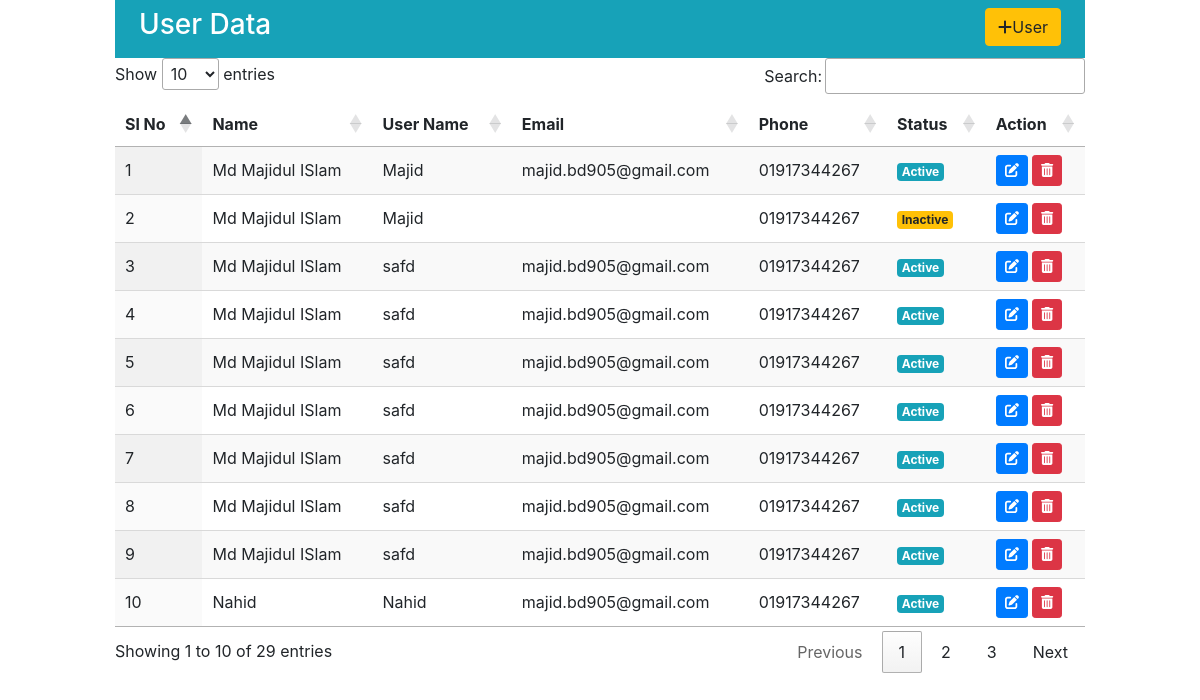
The page / on the database its author committed.
### tables this page shows
CREATE TABLE `tbl_student` (
  `id` int(11) NOT NULL,
  `name` varchar(255) NOT NULL,
  `userName` varchar(255) NOT NULL,
  `email` varchar(255) NOT NULL,
  `phone` varchar(255) NOT NULL,
  `status` int(11) NOT NULL COMMENT '1 for Active 2 for Inactive'
);

### database/function.php (called while the page is built, shortened)
<?php
$con=new mysqli("localhost","root","","batch1");
function showUser(){
	global $con;
	$command ="SELECT *FROM tbl_student";
	$result =$con->query($command);
	return $result;
}

### index.php (the view, shortened to what this page needs)
<?php include 'header.php'?>
	<div class="container-fluid">
		<div class="row">
			<div class="col-md-10 offset-md-1">
				<div class="head bg-info py-2 px-4 text-white">
					<h3 class="float-left">User Data</h3>
					<a href="addUser.php" class="btn btn-warning float-right"><i class="fa fa-add"></i>User</a>
				</div>
				<table id="mydata" class="display">
					<thead><tr>
						<th>Sl No</th>
						<th>Name</th>
						<th>User Name</th>
						<th>Email</th>
						<th>Phone</th>
						<th>Status</th>
						<th>Action</th>
					</tr></thead>
    				<tbody>
    					<?php
    					include 'database/function.php';
    						$users =  showUser();
    						$sl=1;
    						if ($users->num_rows>0) {
    							while($data=$users->fetch_assoc()){?>
    								<tr>
    									<td><?php echo $sl;?></td>
    									<td><?php echo $data["name"];?></td>
    									<td><?php echo $data["userName"];?></td>
    									<td><?php echo $data["email"];?></td>
    									<td><?php echo $data["phone"];?></td>
    									<td>
    										<?php
    											if ($data["status"]==1) {
    												echo '<span class="badge badge-info">Active</span>';
    											}
    											else{
    												echo '<span class="badge badge-warning">Inactive</span>';
    											}
    										?>
    										</td>
    									<td>
    										<a href="edit.php?userId=<?php echo $data["id"] ?>" class="btn btn-primary btn-sm"><i class="fa fa-edit"></i></a>
    										<button data-toggle="modal" data-target="#delete<?php echo $data["id"] ?>" class="btn btn-danger btn-sm" ><i class="fa fa-trash-can"></i></button>
    									</td>
    								</tr>
    							<?php $sl++; ?>
    							<?php }
    						}
    						else{
    							echo '<tr><td>Data Not Found</td></tr>';
    						}
    					?>
					</tbody>
			</table>
			</div>
		</div>
	</div>
<?php include 'footer.php'?>

### header.php (shortened to what this page needs)
<!DOCTYPE html>
<html lang="en">
<head>
	<link rel="stylesheet" href="https://cdnjs.cloudflare.com/ajax/libs/tiny-slider/2.9.4/tiny-slider.css">
	<link rel="stylesheet" href="https://cdnjs.cloudflare.com/ajax/libs/font-awesome/6.1.1/css/all.min.css">
	<link rel="stylesheet" href="https://cdn.jsdelivr.net/npm/bootstrap@4.0.0/dist/css/bootstrap.min.css">
	<link rel="stylesheet" href="animate.css">
	<link rel="stylesheet" type="text/css" href="//cdn.datatables.net/1.11.5/css/jquery.dataTables.min.css">
	<link rel="stylesheet" type="text/css" href="style.css">
</head>
<body>

### footer.php (shortened to what this page needs)
</body>
</html>

### style.css (style rules this page uses)
body { margin: 0; }

### index.php (style rules this page uses)
.head { background: rgba(255, 100, 0, .7); overflow: hidden; }

### rows shown on the page
tbl_student: name "Md Majidul ISlam", userName "Majid", email "majid.bd905@gmail.com", phone "01917344267", status "Active"
tbl_student: name "Md Majidul ISlam", userName "Majid", phone "01917344267", status "Inactive"
tbl_student: name "Md Majidul ISlam", userName "safd", email "majid.bd905@gmail.com", phone "01917344267", status "Active"
tbl_student: name "Md Majidul ISlam", userName "safd", email "majid.bd905@gmail.com", phone "01917344267", status "Active"
tbl_student: name "Md Majidul ISlam", userName "safd", email "majid.bd905@gmail.com", phone "01917344267", status "Active"
tbl_student: name "Md Majidul ISlam", userName "safd", email "majid.bd905@gmail.com", phone "01917344267", status "Active"
tbl_student: name "Md Majidul ISlam", userName "safd", email "majid.bd905@gmail.com", phone "01917344267", status "Active"
tbl_student: name "Md Majidul ISlam", userName "safd", email "majid.bd905@gmail.com", phone "01917344267", status "Active"
tbl_student: name "Md Majidul ISlam", userName "safd", email "majid.bd905@gmail.com", phone "01917344267", status "Active"
tbl_student: name "Nahid", userName "Nahid", email "majid.bd905@gmail.com", phone "01917344267", status "Active"
